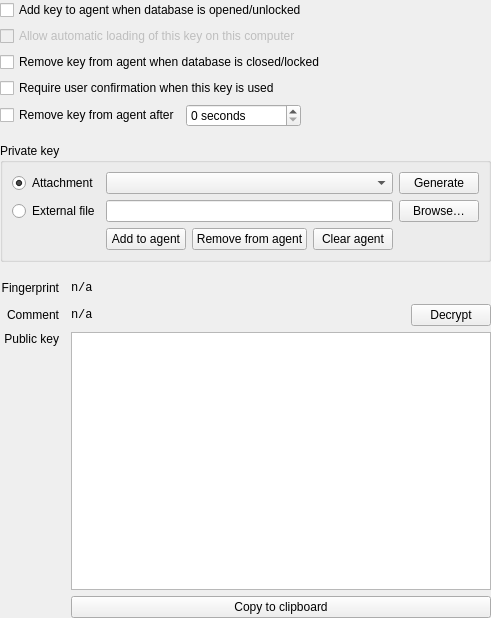
<?xml version="1.0" encoding="UTF-8"?>
<ui version="4.0">
 <class>EditEntryWidgetSSHAgent</class>
 <widget class="QWidget" name="EditEntryWidgetSSHAgent">
  <property name="geometry">
   <rect>
    <x>0</x>
    <y>0</y>
    <width>452</width>
    <height>618</height>
   </rect>
  </property>
  <property name="windowTitle">
   <string>Form</string>
  </property>
  <layout class="QGridLayout" name="gridLayout">
   <property name="leftMargin">
    <number>0</number>
   </property>
   <property name="topMargin">
    <number>0</number>
   </property>
   <property name="rightMargin">
    <number>0</number>
   </property>
   <property name="bottomMargin">
    <number>0</number>
   </property>
   <item row="2" column="1" colspan="4">
    <widget class="QCheckBox" name="removeKeyFromAgentCheckBox">
     <property name="text">
      <string>Remove key from agent when database is closed/locked</string>
     </property>
    </widget>
   </item>
   <item row="14" column="1">
    <widget class="QLabel" name="commentLabel">
     <property name="text">
      <string>Comment</string>
     </property>
     <property name="alignment">
      <set>Qt::AlignRight|Qt::AlignTrailing|Qt::AlignVCenter</set>
     </property>
    </widget>
   </item>
   <item row="0" column="1" colspan="4">
    <widget class="QCheckBox" name="addKeyToAgentCheckBox">
     <property name="text">
      <string>Add key to agent when database is opened/unlocked</string>
     </property>
    </widget>
   </item>
   <item row="1" column="1" colspan="4">
    <widget class="QCheckBox" name="autoLoadOnThisComputerCheckBox">
     <property name="enabled">
      <bool>false</bool>
     </property>
     <property name="toolTip">
      <string>This setting applies only to this computer and is not stored in the database.</string>
     </property>
     <property name="text">
      <string>Allow automatic loading of this key on this computer</string>
     </property>
    </widget>
   </item>
   <item row="15" column="3" colspan="2">
    <widget class="QPlainTextEdit" name="publicKeyEdit">
     <property name="font">
      <font>
       <family>Monospace</family>
      </font>
     </property>
     <property name="readOnly">
      <bool>true</bool>
     </property>
    </widget>
   </item>
   <item row="14" column="4">
    <widget class="QPushButton" name="decryptButton">
     <property name="text">
      <string>Decrypt</string>
     </property>
    </widget>
   </item>
   <item row="5" column="1">
    <spacer name="verticalSpacer">
     <property name="orientation">
      <enum>Qt::Vertical</enum>
     </property>
     <property name="sizeType">
      <enum>QSizePolicy::Fixed</enum>
     </property>
     <property name="sizeHint" stdset="0">
      <size>
       <width>20</width>
       <height>10</height>
      </size>
     </property>
    </spacer>
   </item>
   <item row="13" column="1">
    <widget class="QLabel" name="fingerprintLabel">
     <property name="text">
      <string>Fingerprint</string>
     </property>
     <property name="alignment">
      <set>Qt::AlignRight|Qt::AlignTrailing|Qt::AlignVCenter</set>
     </property>
    </widget>
   </item>
   <item row="16" column="3" colspan="2">
    <widget class="QPushButton" name="copyToClipboardButton">
     <property name="text">
      <string>Copy to clipboard</string>
     </property>
    </widget>
   </item>
   <item row="15" column="1">
    <widget class="QLabel" name="publicKeyLabel">
     <property name="text">
      <string>Public key</string>
     </property>
     <property name="alignment">
      <set>Qt::AlignRight|Qt::AlignTop|Qt::AlignTrailing</set>
     </property>
    </widget>
   </item>
   <item row="6" column="1" colspan="4">
    <widget class="QGroupBox" name="privateKeyGroupBox">
     <property name="title">
      <string>Private key</string>
     </property>
     <layout class="QGridLayout" name="gridLayout_3">
      <item row="0" column="0">
       <widget class="QRadioButton" name="attachmentRadioButton">
        <property name="text">
         <string>Attachment</string>
        </property>
        <property name="checked">
         <bool>true</bool>
        </property>
       </widget>
      </item>
      <item row="3" column="3">
       <widget class="QLineEdit" name="externalFileEdit">
        <property name="focusPolicy">
         <enum>Qt::ClickFocus</enum>
        </property>
        <property name="accessibleName">
         <string>External key file</string>
        </property>
       </widget>
      </item>
      <item row="4" column="3">
       <layout class="QHBoxLayout" name="agentActionsLayout" stretch="0,0,0">
        <item>
         <widget class="QPushButton" name="addToAgentButton">
          <property name="text">
           <string>Add to agent</string>
          </property>
         </widget>
        </item>
        <item>
         <widget class="QPushButton" name="removeFromAgentButton">
          <property name="text">
           <string>Remove from agent</string>
          </property>
         </widget>
        </item>
        <item>
         <widget class="QPushButton" name="clearAgentButton">
          <property name="text">
           <string>Clear agent</string>
          </property>
         </widget>
        </item>
       </layout>
      </item>
      <item row="3" column="0">
       <widget class="QRadioButton" name="externalFileRadioButton">
        <property name="text">
         <string>External file</string>
        </property>
       </widget>
      </item>
      <item row="3" column="4">
       <widget class="QPushButton" name="browseButton">
        <property name="accessibleName">
         <string>Browser for key file</string>
        </property>
        <property name="text">
         <string extracomment="Button for opening file dialog">Browse…</string>
        </property>
       </widget>
      </item>
      <item row="0" column="4">
       <widget class="QPushButton" name="generateButton">
        <property name="text">
         <string>Generate</string>
        </property>
       </widget>
      </item>
      <item row="0" column="3">
       <widget class="QComboBox" name="attachmentComboBox">
        <property name="sizePolicy">
         <sizepolicy hsizetype="Expanding" vsizetype="Fixed">
          <horstretch>0</horstretch>
          <verstretch>0</verstretch>
         </sizepolicy>
        </property>
        <property name="accessibleName">
         <string>Select attachment file</string>
        </property>
        <property name="editable">
         <bool>false</bool>
        </property>
       </widget>
      </item>
     </layout>
    </widget>
   </item>
   <item row="3" column="1" colspan="4">
    <widget class="QCheckBox" name="requireUserConfirmationCheckBox">
     <property name="text">
      <string>Require user confirmation when this key is used</string>
     </property>
    </widget>
   </item>
   <item row="14" column="3">
    <layout class="QHBoxLayout" name="horizontalLayout_4">
     <item>
      <widget class="QLabel" name="commentTextLabel">
       <property name="font">
        <font>
         <family>Monospace</family>
        </font>
       </property>
       <property name="text">
        <string>n/a</string>
       </property>
       <property name="textInteractionFlags">
        <set>Qt::TextSelectableByKeyboard|Qt::TextSelectableByMouse</set>
       </property>
      </widget>
     </item>
     <item>
      <spacer name="horizontalSpacer">
       <property name="orientation">
        <enum>Qt::Horizontal</enum>
       </property>
       <property name="sizeHint" stdset="0">
        <size>
         <width>40</width>
         <height>20</height>
        </size>
       </property>
      </spacer>
     </item>
    </layout>
   </item>
   <item row="4" column="1" colspan="4">
    <layout class="QHBoxLayout" name="removeKeyLayout">
     <item>
      <widget class="QCheckBox" name="lifetimeCheckBox">
       <property name="text">
        <string>Remove key from agent after</string>
       </property>
      </widget>
     </item>
     <item>
      <widget class="QSpinBox" name="lifetimeSpinBox">
       <property name="accessibleName">
        <string>Remove key from agent after specified seconds</string>
       </property>
       <property name="suffix">
        <string> seconds</string>
       </property>
       <property name="maximum">
        <number>999999999</number>
       </property>
      </widget>
     </item>
     <item>
      <spacer name="removeKeySpacer">
       <property name="orientation">
        <enum>Qt::Horizontal</enum>
       </property>
       <property name="sizeHint" stdset="0">
        <size>
         <width>40</width>
         <height>20</height>
        </size>
       </property>
      </spacer>
     </item>
    </layout>
   </item>
   <item row="13" column="3" colspan="2">
    <layout class="QHBoxLayout" name="horizontalLayout">
     <item>
      <widget class="QLabel" name="fingerprintTextLabel">
       <property name="font">
        <font>
         <family>Monospace</family>
        </font>
       </property>
       <property name="text">
        <string>n/a</string>
       </property>
       <property name="textInteractionFlags">
        <set>Qt::TextSelectableByKeyboard|Qt::TextSelectableByMouse</set>
       </property>
      </widget>
     </item>
     <item>
      <spacer name="horizontalSpacer_2">
       <property name="orientation">
        <enum>Qt::Horizontal</enum>
       </property>
       <property name="sizeHint" stdset="0">
        <size>
         <width>40</width>
         <height>20</height>
        </size>
       </property>
      </spacer>
     </item>
    </layout>
   </item>
   <item row="12" column="3">
    <spacer name="verticalSpacer_2">
     <property name="orientation">
      <enum>Qt::Vertical</enum>
     </property>
     <property name="sizeType">
      <enum>QSizePolicy::Fixed</enum>
     </property>
     <property name="sizeHint" stdset="0">
      <size>
       <width>20</width>
       <height>10</height>
      </size>
     </property>
    </spacer>
   </item>
  </layout>
 </widget>
 <tabstops>
  <tabstop>addKeyToAgentCheckBox</tabstop>
  <tabstop>autoLoadOnThisComputerCheckBox</tabstop>
  <tabstop>removeKeyFromAgentCheckBox</tabstop>
  <tabstop>requireUserConfirmationCheckBox</tabstop>
  <tabstop>lifetimeCheckBox</tabstop>
  <tabstop>lifetimeSpinBox</tabstop>
  <tabstop>attachmentRadioButton</tabstop>
  <tabstop>externalFileRadioButton</tabstop>
  <tabstop>browseButton</tabstop>
  <tabstop>addToAgentButton</tabstop>
  <tabstop>removeFromAgentButton</tabstop>
  <tabstop>decryptButton</tabstop>
  <tabstop>publicKeyEdit</tabstop>
  <tabstop>copyToClipboardButton</tabstop>
 </tabstops>
 <resources/>
 <connections/>
</ui>
